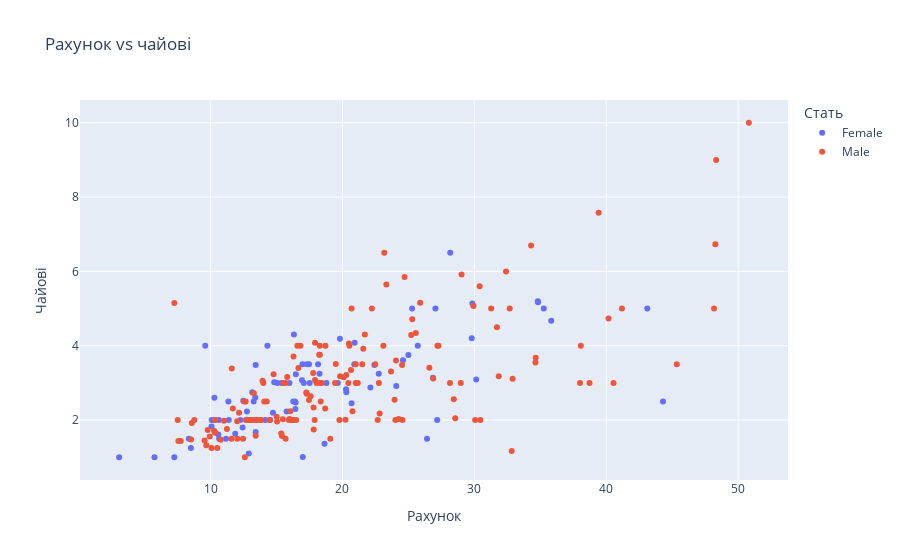

Notebook code cell kept with this figure:
### Markdown cell above
---

**5. Інтерактивна діаграма розсіювання**

Створіть з допомогою бібліотек Plotly інтерактивний scatter plot для `total_bill` vs `tip` з кольором за статтю (`sex`).

### Code cell
# Інтерактивний scatter plot
fig = px.scatter(df, x='total_bill', y='tip', color='sex',
                #  size='size',
                 hover_data=['day', 'time'],
                 title='Рахунок vs чайові',
                 labels={'total_bill': 'Рахунок', 
                         'tip': 'Чайові', 
                         'sex': 'Стать',
                         'size': 'Кількість осіб',
                         'day': 'День тижня',
                         'time': 'Час дня'
                         },
                 color_continuous_scale='RdYlGn')
fig.show()

### Figure 1 — Plotly figure (JSON) as saved in the notebook; plotly's stock layout.template omitted (floating-point values rounded to 4 significant figures; data arrays with more than 128 entries replaced by an {"elided": "..."} marker saying what was removed)
{"data": [{"customdata": {"elided": "87x2 str values"}, "hovertemplate": "Стать=Female<br>Рахунок=%{x}<br>Чайові=%{y}<br>День тижня=%{customdata[0]}<br>Час дня=%{customdata[1]}<extra></extra>", "legendgroup": "Female", "marker": {"color": "#636efa", "symbol": "circle"}, "mode": "markers", "name": "Female", "orientation": "v", "showlegend": true, "type": "scatter", "x": [16.99, 24.59, 35.26, 14.83, 10.33, 16.97, 20.29, 15.77, 19.65, 15.06, 20.69, 16.93, 10.29, 34.81, 26.41, 16.45, 3.07, 17.07, 26.86, 25.28, 14.73, 10.07, 34.83, 5.75, 16.32, 22.75, 11.35, 15.38, 44.3, 22.42, 20.92, 14.31, 7.25, 25.71, 17.31, 10.65, 12.43, 24.08, 13.42, 12.48, 29.8, 14.52, 11.38, 20.27, 11.17, 12.26, 18.26, 8.51, 10.33, 14.15, 13.16, 17.47, 27.05, 16.43, 8.35, 18.64, 11.87, 29.85, 25, 13.39, 16.21, 17.51, 10.59, 10.63, 9.6, 20.9, 18.15, 19.81, 43.11, 13, 12.74, 13, 16.4, 16.47, 12.76, 13.27, 28.17, 12.9, 30.14, 13.42, 15.98, 16.27, 10.09, 22.12, 35.83, 27.18, 18.78], "xaxis": "x", "y": [1.01, 3.61, 5, 3.02, 1.67, 3.5, 2.75, 2.23, 3, 3, 2.45, 3.07, 2.6, 5.2, 1.5, 2.47, 1, 3, 3.14, 5, 2.2, 1.83, 5.17, 1, 4.3, 3.25, 2.5, 3, 2.5, 3.48, 4.08, 4, 1, 4, 3.5, 1.5, 1.8, 2.92, 1.68, 2.52, 4.2, 2, 2, 2.83, 1.5, 2, 3.25, 1.25, 2, 2, 2.75, 3.5, 5, 2.3, 1.5, 1.36, 1.63, 5.14, 3.75, 2.61, 2, 3, 1.61, 2, 4, 3.5, 3.5, 4.19, 5, 2, 2.01, 2, 2.5, 3.23, 2.23, 2.5, 6.5, 1.1, 3.09, 3.48, 3, 2.5, 2, 2.88, 4.67, 2, 3], "yaxis": "y"}, {"customdata": {"elided": "157x2 str values"}, "hovertemplate": "Стать=Male<br>Рахунок=%{x}<br>Чайові=%{y}<br>День тижня=%{customdata[0]}<br>Час дня=%{customdata[1]}<extra></extra>", "legendgroup": "Male", "marker": {"color": "#EF553B", "symbol": "circle"}, "mode": "markers", "name": "Male", "orientation": "v", "showlegend": true, "type": "scatter", "x": {"elided": "157 float values"}, "xaxis": "x", "y": {"elided": "157 float values"}, "yaxis": "y"}], "layout": {"legend": {"title": {"text": "Стать"}, "tracegroupgap": 0}, "title": {"text": "Рахунок vs чайові"}, "xaxis": {"anchor": "y", "domain": [0, 1], "title": {"text": "Рахунок"}}, "yaxis": {"anchor": "x", "domain": [0, 1], "title": {"text": "Чайові"}}}}
